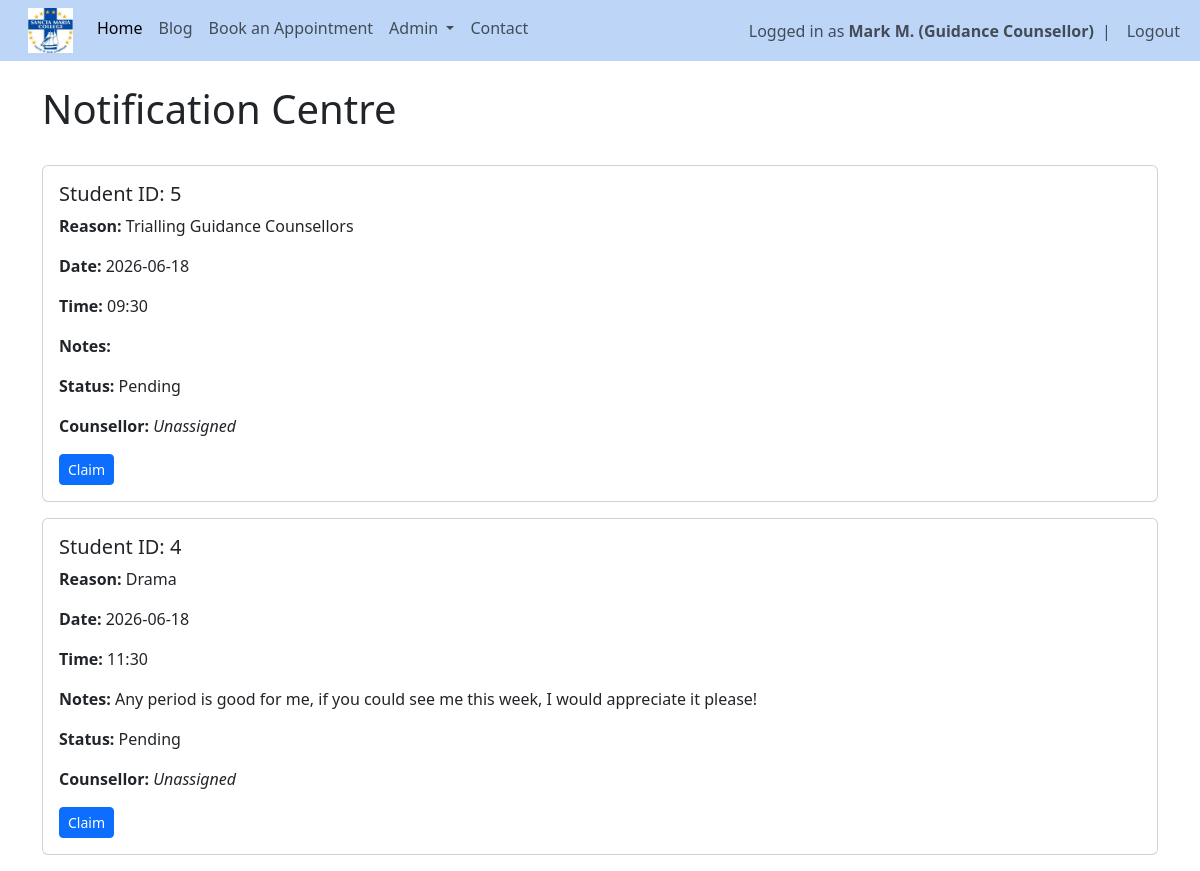
Page /notifications (signed in) on the earlier database version.
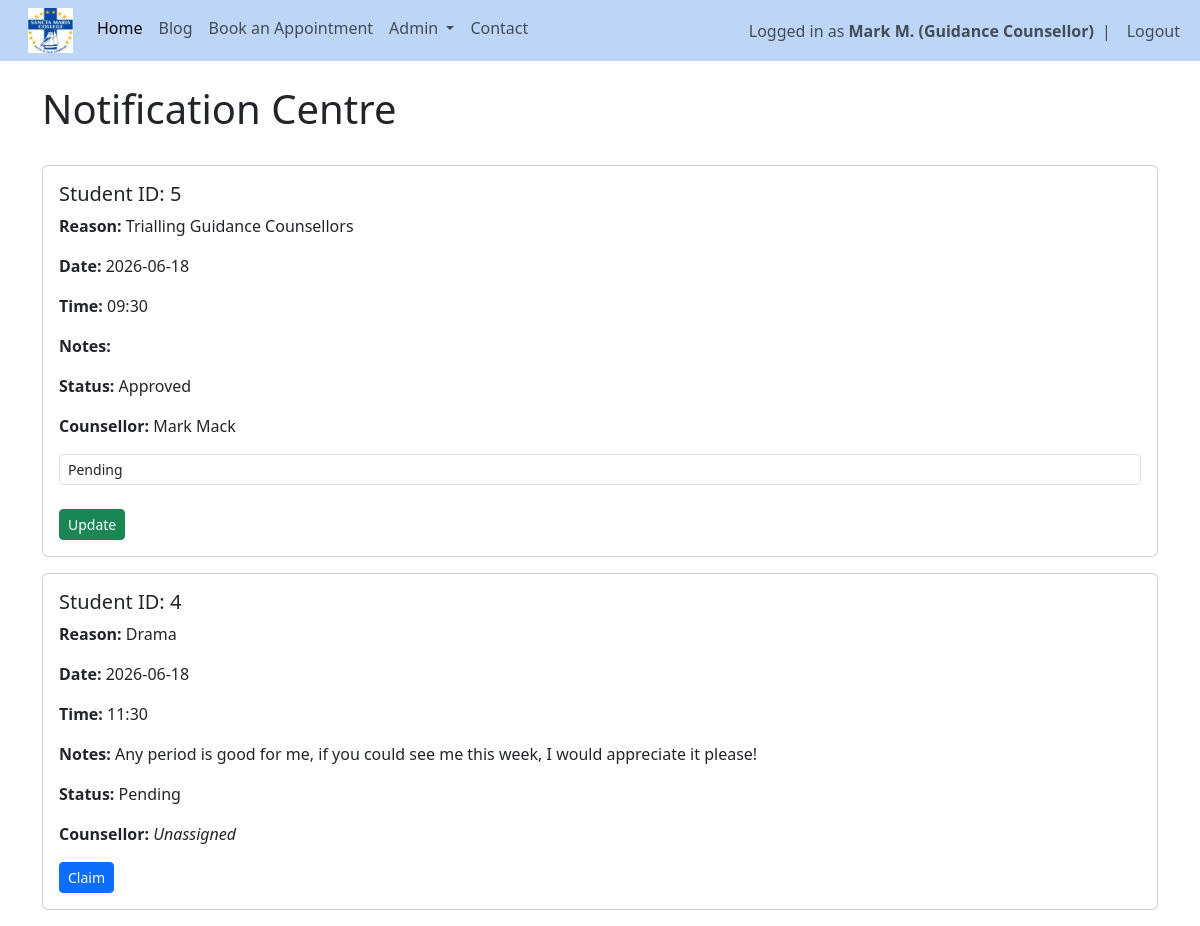
Same page on the later database version.
### website/models.py (models this page shows)
class User(db.Model, UserMixin):
    id = db.Column(db.Integer, primary_key=True)
    email = db.Column(db.String(150), unique=True)
    fname = db.Column(db.String(20))
    lname = db.Column(db.String(20))
    username = db.Column(db.String(150), unique=True)
    role = db.Column(db.String(150))
    password = db.Column(db.String(150))
    date_created = db.Column(db.DateTime(timezone=True), default=func.now())
    posts = db.relationship('Post', backref='user', passive_deletes=True)
    comments = db.relationship('Comment', backref='user', passive_deletes=True)
    likes = db.relationship('Like', backref='user', passive_deletes=True)
    appointments = db.relationship('Appointment', foreign_keys='Appointment.counsellor_id', backref='counsellor')

class Appointment(db.Model):
    id = db.Column(db.Integer, primary_key=True)
    student_id = db.Column(db.Integer, db.ForeignKey('user.id'), nullable=False)
    counsellor_id = db.Column(db.Integer, db.ForeignKey('user.id'), nullable=True)
    reason = db.Column(db.String(200))
    preferred_date = db.Column(db.String(50))
    preferred_time = db.Column(db.String(50))
    notes = db.Column(db.Text)
    status = db.Column(db.String(50), default="Pending")
    date_created = db.Column(db.DateTime(timezone=True), default=func.now())

### website/views.py (the view)
@views.route("/notifications")
@login_required
def notifications():
    if current_user.role != "Guidance Counsellor":
        flash("Access Denied", category="error")
        return redirect(url_for("views.home"))
    appointments = Appointment.query.filter((Appointment.counsellor_id == current_user.id) | (Appointment.counsellor_id == None)
                                            ).order_by(Appointment.date_created.desc()).all()
    return render_template("notifications.html", user=current_user, appointments=appointments)

### website/__init__.py (called while the page is built)
def create_app():
    app = Flask(__name__)
    app.config['SECRET_KEY'] = "DQiAlMIU5u5eeLDw4KPMHx4d"
    app.config['SQLALCHEMY_DATABASE_URI'] = f'sqlite:///{DB_NAME}'
    db.init_app(app)
    from .views import views
    from .auth import auth
    app.register_blueprint(views, url_prefix="/")
    app.register_blueprint(auth, url_prefix="/")
    from .models import User, Post
    with app.app_context():
        db.create_all()
    login_manager = LoginManager()
    login_manager.login_view = "auth.login"
    login_manager.init_app(app)
    @login_manager.user_loader
    def load_user(id):
        return User.query.get(int(id))
    return app

### website/templates/notifications.html (shortened to what this page needs)
{% extends "template.html"%} {% block title %} Notification Centre {% endblock %}
{% block content%}
<br/>
<h1>{% block header %} Notification Centre {% endblock %}</h1>
<br/>
{% for appointment in appointments %}
<div class="card mb-3">
    <div class="card-body">
        <h5>Student  ID: {{ appointment.student_id }}</h5>
        <p><b>Reason:</b> {{ appointment.reason }}</p>
        <p><b>Date:</b> {{ appointment.preferred_date }}</p>
        <p><b>Time:</b> {{ appointment.preferred_time }}</p>
        <p><b>Notes:</b> {{ appointment.notes }}</p>
        <p>
            <b>Status:</b> {{ appointment.status }}
        </p>
        <p>
            <b>Counsellor:</b>
            {% if appointment.counsellor %}
                {{ appointment.counsellor.fname }} {{ appointment.counsellor.lname }}
            {% else %}
                <em>Unassigned</em>
            {% endif %}
        </p>
        {% if appointment.counsellor_id is none %}
        <form method="POST" action="/claim-appointment/{{ appointment.id }}">
            <button class="btn btn-primary btn-sm">Claim</button>
        </form>
        {% endif %}
        {% if appointment.counsellor_id == current_user.id %}
        <form method="POST" action="/update-appointment-status/{{ appointment.id }}">
            <select name="status" class="form-control form-control-sm">
                <option value="Pending">Pending</option>
            </select>
            <br/>
            <button class="btn btn-success btn-sm">Update</button>
        </form>
        {% endif %}
    </div>
</div>
{% endfor %}
{% endblock %}

### website/templates/template.html (shortened to what this page needs)
<!DOCTYPE html>
<html>
    <head>
        <link href="https://cdn.jsdelivr.net/npm/bootstrap@5.3.8/dist/css/bootstrap.min.css" rel="stylesheet">
        <link rel="stylesheet" type="text/css" href="{{ url_for('static', filename='main.css') }}">
    </head>
    <body>
        <nav class="navbar navbar-expand-lg">
            <div class="container-fluid">
              <div class="collapse navbar-collapse" id="navbarSupportedContent">
                <ul class="navbar-nav me-auto mb-2 mb-lg-0">
                  <li class="nav-item">
                      <a class="navbar-brand" href="/home">
                          <img src="{{ url_for('static', filename='img/schoollogo.jpg') }}" width="45px" height="45px">
                      </a>
                  </li>
                  <li class="nav-item">
                      <a class="nav-link active" href="/home">Home</a>
                  </li>
                  {% if user.is_authenticated %}
                  <li class="nav-item">
                    <a class="nav-link" href="/blog">Blog</a>
                  </li>
                  <li class="nav-item">
                      <a class="nav-link" href="/book-appointment">Book an Appointment</a>
                  </li>
                  {% if current_user.role == "Guidance Counsellor" %}
                  <li class="nav-item dropdown">
                      <a class="nav-link dropdown-toggle" href="#" role="button"
                          data-bs-toggle="dropdown">
                          Admin
                      </a>
                  </li>
                  {% endif %}
                  {% endif %}
                  <li class="nav-item">
                      <a class="nav-link" href="/contact">Contact</a>
                  </li>
                </ul>
                <ul class="navbar-nav ms-auto align-items-center">
                {% if user.is_authenticated %}
                <li class="nav-item">
                    <span class="navbar-text">
                        Logged in as <strong>{{ user.fname }} {{ user.lname[0] }}. ({{ user.role }})</strong>
                    </span>
                </li>
                <li class="nav-item mx-2">
                    <span class="navbar-text">|</span>
                </li>
                <li class="nav-item">
                    <a class="nav-link py-0" href="/logout">Logout</a>
                </li>
                {% endif %}
                </ul>
              </div>
            </div>
          </nav>
        <div class="container">{% block content %} {% endblock %}</div>
      </body>
</html>

### website/static/main.css (style rules this page uses)
nav { background-color: #bdd6f7; }

Differences in the rows shown:
changed Appointment "Trialling Guidance Counsellors": status "Pending" → "Approved"; counsellor.fname (not shown) → "Mark"; counsellor.lname (not shown) → "Mack"; status (not shown) → "Pending"; counsellor_id "Claim" → "Update"; no longer shows "Unassigned"
